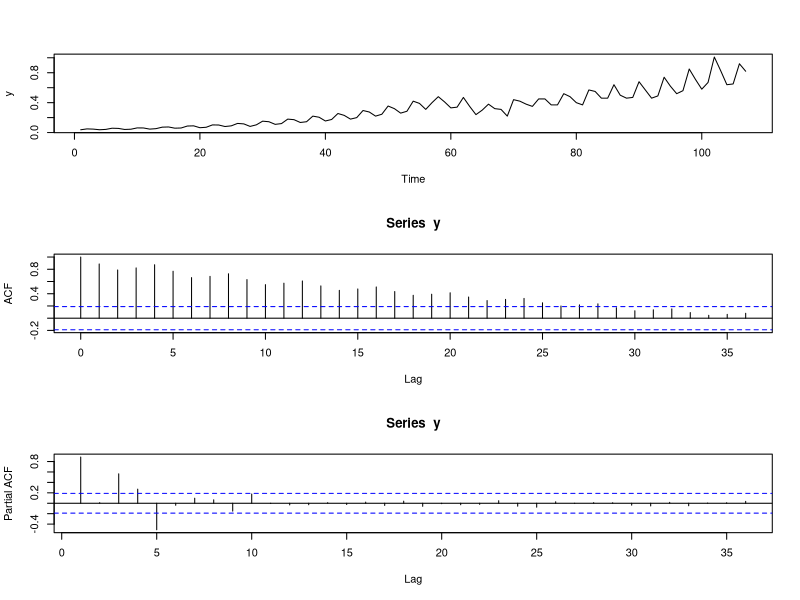
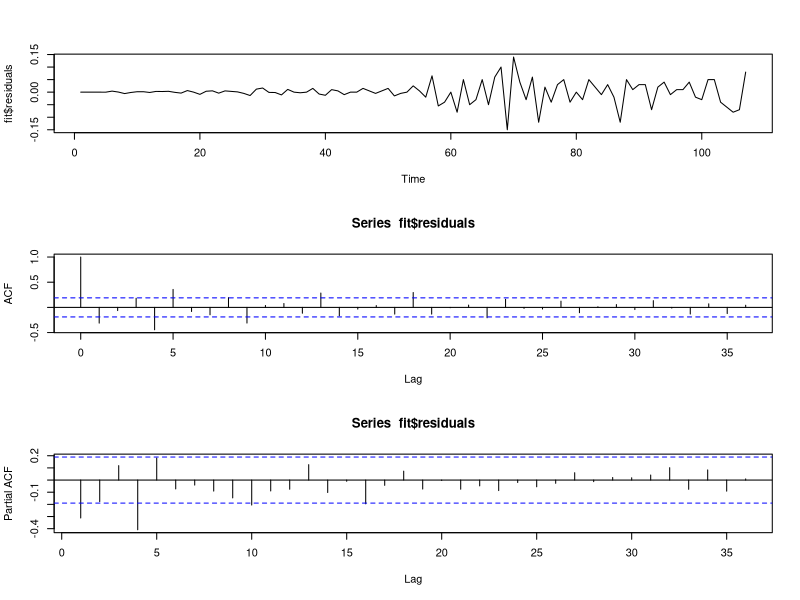
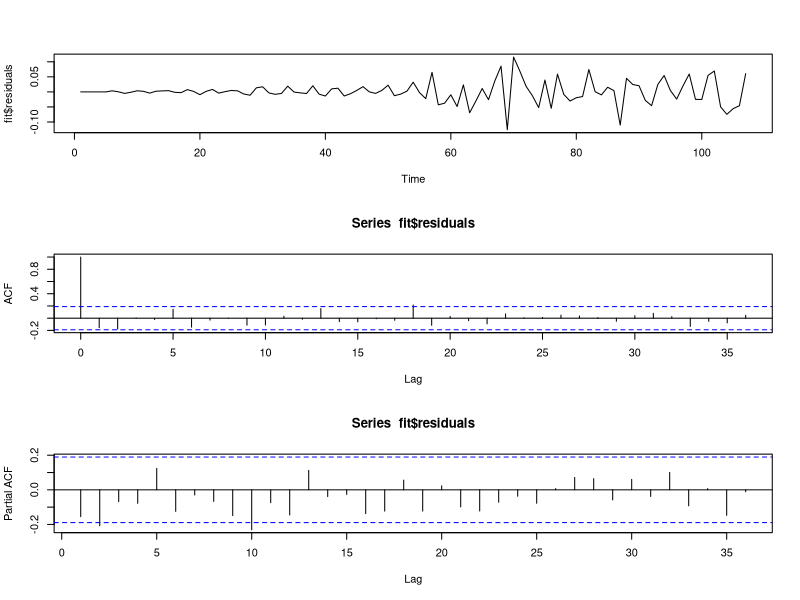
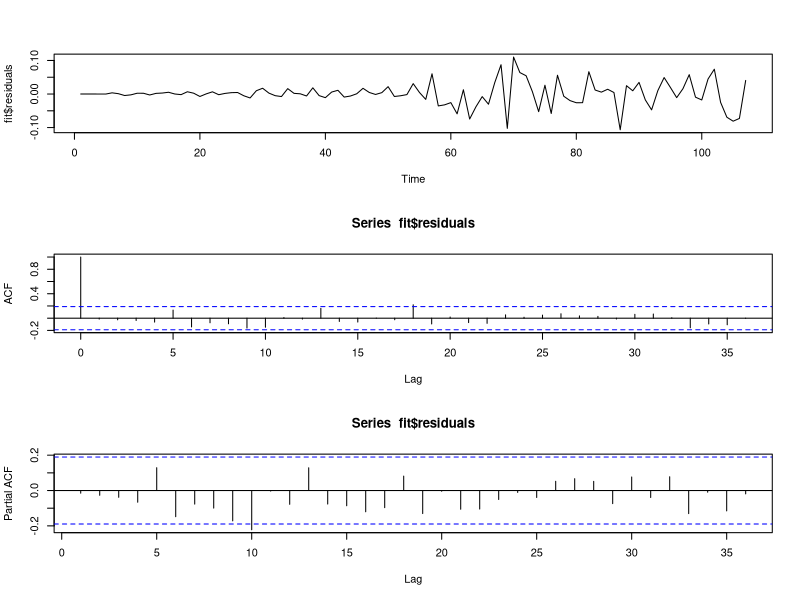
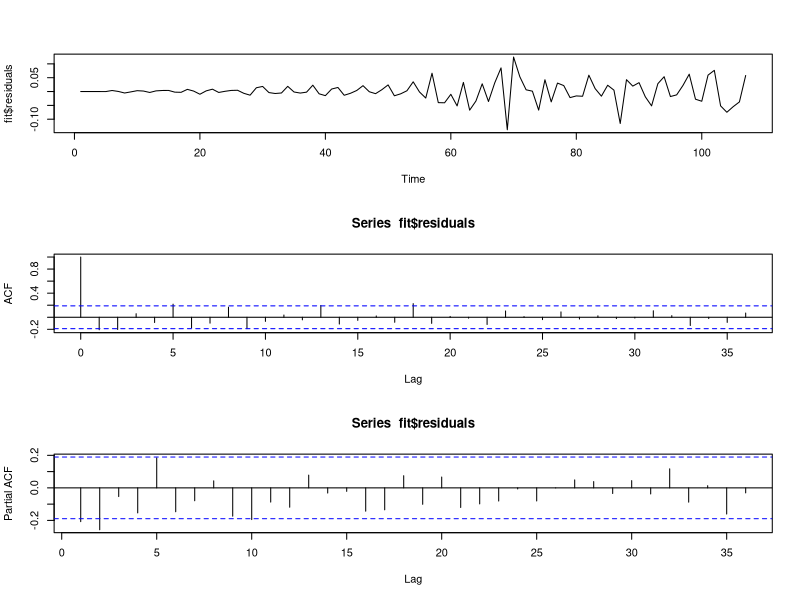
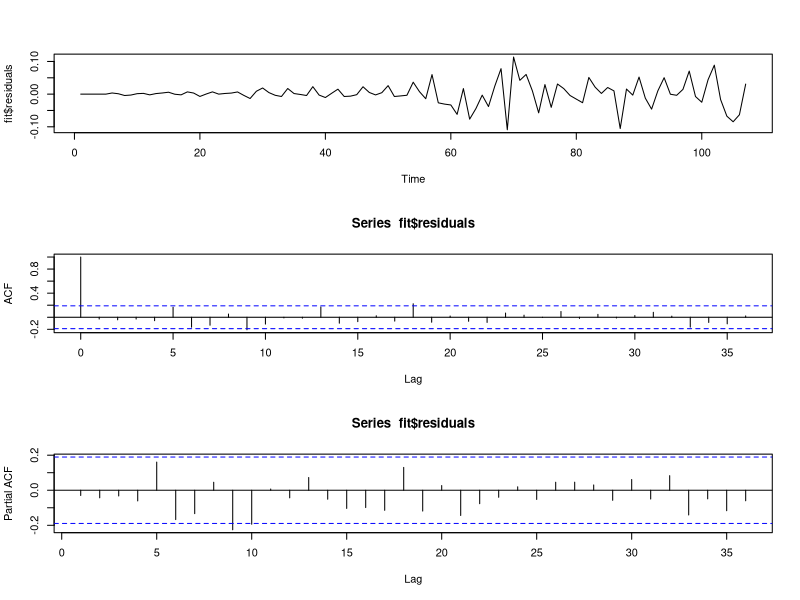
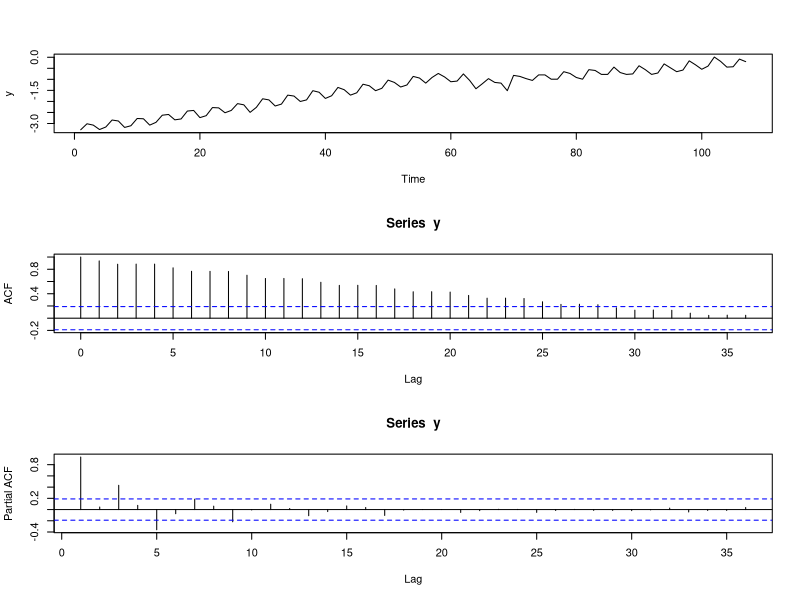
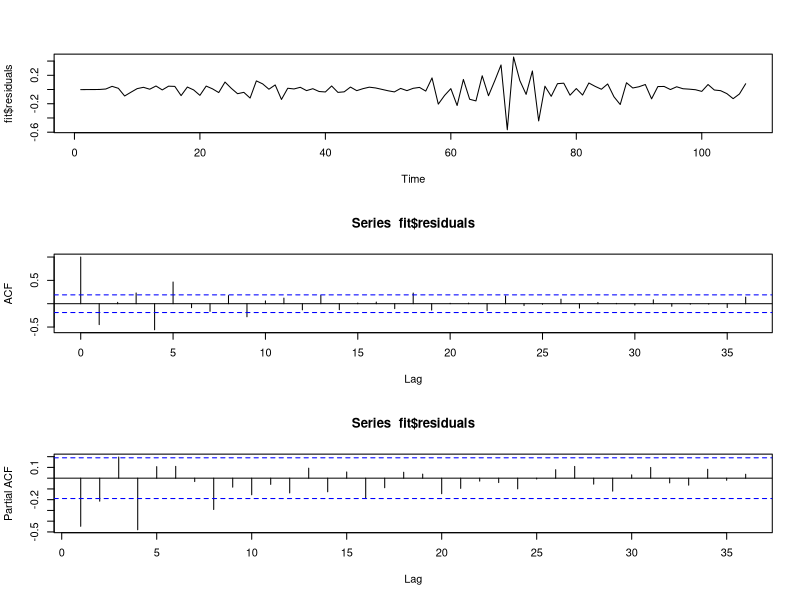

Reproduce these figures in R, in order.
#### Analyzing Coca Cola Earnings ####

#### 1. Loading the libraries ####

library(fBasics)
library(forecast) 

#### 2. Reading the data ####
data<-read.csv("coca_cola_earnings.csv",header=TRUE,sep=";",dec=",")
y<-data[,2] 

#### 3. Plotting the data and looking for stationnarity ####
par(mfrow=c(3,1))
ts.plot(y)
nlags=36   
acf(y,nlags) 
pacf(y,nlags)

## Quarterly data so we know s=4
s=4

## Now 2nd step, we identify the differences:

ndiffs(y, alpha=0.05, test=c("adf")) # regular differences? 

## So d=1

nsdiffs(y,m=s,test=c("ocsb"))  # seasonal differences? 

## D = 1

## Take d=1 and D=1
fit<-arima(y,order=c(0,1,0),seasonal=list(order=c(0,1,0),period=s)) 
fit

#### 4.lotting data after taking the differences ####
ts.plot(fit$residuals)
acf(fit$residuals,nlags)
pacf(fit$residuals,nlags) 

#### 5. Potential Models ####

arima(y,order=c(0,1,0),seasonal=list(order=c(1,1,0),period=s)) 
arima(y,order=c(0,1,0),seasonal=list(order=c(0,1,1),period=s)) 
arima(y,order=c(0,1,0),seasonal=list(order=c(0,1,2),period=s)) 
arima(y,order=c(0,1,18),seasonal=list(order=c(0,1,0),period=s))


#### 6. Running the first model ####

fit<-arima(y,order=c(0,1,0),seasonal=list(order=c(1,1,0),period=s))
fit

ts.plot(fit$residuals) 
acf(fit$residuals,nlags)
pacf(fit$residuals,nlags)

Box.test(fit$residuals,lag=24)

## WN residuals and significant parameters so could be potential model


#### 7. A second model based on first ####
fit<-arima(y,order=c(2,1,0),seasonal=list(order=c(1,1,0),period=s))
fit

ts.plot(fit$residuals) 
acf(fit$residuals,nlags)
pacf(fit$residuals,nlags)

Box.test(fit$residuals,lag=24)

## WN residuals and on the limit significant parameters so could be potential model


#### 8. Trying 3rd model #####
fit<-arima(y,order=c(0,1,0),seasonal=list(order=c(0,1,1),period=s))
fit

ts.plot(fit$residuals) 
acf(fit$residuals,nlags)
pacf(fit$residuals,nlags)

Box.test(fit$residuals,lag=24)
## WN not residuals so not a potential model


#### 8. Running 4th model based on 3rd #####
fit<-arima(y,order=c(2,1,0),seasonal=list(order=c(0,1,1),period=s))
fit

ts.plot(fit$residuals) 
acf(fit$residuals,nlags)
pacf(fit$residuals,nlags)

Box.test(fit$residuals,lag=24)

## WN residuals and significant parameters so could be potential model

#### 9. Final model chosen ####
fit<-arima(y,order=c(0,1,0),seasonal=list(order=c(1,1,0),period=s))
fit<-arima(y,order=c(2,1,0),seasonal=list(order=c(1,1,0),period=s))
fit<-arima(y,order=c(2,1,0),seasonal=list(order=c(0,1,1),period=s))

#### 10. Comparing all the models in terms of forecasting: RECURSIVE ####

#### 10.1 arima(y,order=c(0,1,0),seasonal=list(order=c(1,1,0),period=s)) ####
data<-read.csv("coca_cola_earnings.csv",header=TRUE,sep=";",dec=",")
y<-data[,2] 
n<-length(y)
n.estimation<-83 
n.forecasting<-n-n.estimation 
horizontes<-4 

predicc<-matrix(0,nrow=n.forecasting,ncol=horizontes)
real<-matrix(0,nrow=n.forecasting,ncol=1)
real<-y[(n.estimation+1):length(y)] 
MSFE<-matrix(0,nrow=horizontes,ncol=1)
MAPE<-matrix(0,nrow=horizontes,ncol=1)

for (Periods_ahead in 1:horizontes) {
  for (i in 1:n.forecasting) {
    aux.y<-y[1:(n.estimation-Periods_ahead+i)]; #instead of starting at 1, I start at i because rolling
    fit<-arima(aux.y,order=c(0,1,0),seasonal=list(order=c(1,1,0),period=s)); 
    y.pred<-predict(fit,n.ahead=Periods_ahead);
    predicc[i,Periods_ahead]<- y.pred$pred[Periods_ahead];
  }
  error<-real-predicc[,Periods_ahead];
  MSFE[Periods_ahead]<-mean(error^2);
  MAPE[Periods_ahead]<-mean(abs(error/real)) *100;
}
MSFE
MAPE

## Rolling Method:
predicc<-matrix(0,nrow=n.forecasting,ncol=horizontes)
real<-matrix(0,nrow=n.forecasting,ncol=1)
real<-y[(n.estimation+1):length(y)] 
MSFE<-matrix(0,nrow=horizontes,ncol=1)
MAPE<-matrix(0,nrow=horizontes,ncol=1)

for (Periods_ahead in 1:horizontes) {
  for (i in 1:n.forecasting) {
    aux.y<-y[i:(n.estimation-Periods_ahead+i)]; #instead of starting at 1, I start at i because rolling
    fit<-arima(aux.y,order=c(0,1,0),seasonal=list(order=c(1,1,0),period=s)); 
    y.pred<-predict(fit,n.ahead=Periods_ahead);
    predicc[i,Periods_ahead]<- y.pred$pred[Periods_ahead];
  }
  error<-real-predicc[,Periods_ahead];
  MSFE[Periods_ahead]<-mean(error^2);
  MAPE[Periods_ahead]<-mean(abs(error/real)) *100;
}
MSFE
MAPE


#### 10.2 arima(y,order=c(2,1,0),seasonal=list(order=c(1,1,0),period=s)) ####
data<-read.csv("coca_cola_earnings.csv",header=TRUE,sep=";",dec=",")
y<-data[,2] 
n<-length(y)
n.estimation<-83 
n.forecasting<-n-n.estimation 
horizontes<-4 

predicc<-matrix(0,nrow=n.forecasting,ncol=horizontes)
real<-matrix(0,nrow=n.forecasting,ncol=1)
real<-y[(n.estimation+1):length(y)] 
MSFE<-matrix(0,nrow=horizontes,ncol=1)
MAPE<-matrix(0,nrow=horizontes,ncol=1)

for (Periods_ahead in 1:horizontes) {
  for (i in 1:n.forecasting) {
    aux.y<-y[1:(n.estimation-Periods_ahead+i)]; #instead of starting at 1, I start at i because rolling
    fit<-arima(aux.y,order=c(2,1,0),seasonal=list(order=c(1,1,0),period=s)); 
    y.pred<-predict(fit,n.ahead=Periods_ahead);
    predicc[i,Periods_ahead]<- y.pred$pred[Periods_ahead];
  }
  error<-real-predicc[,Periods_ahead];
  MSFE[Periods_ahead]<-mean(error^2);
  MAPE[Periods_ahead]<-mean(abs(error/real)) *100;
}
MSFE
MAPE


#### 10.3 arima(y,order=c(2,1,0),seasonal=list(order=c(0,1,1),period=s)) ####
data<-read.csv("coca_cola_earnings.csv",header=TRUE,sep=";",dec=",")
y<-data[,2] 
n<-length(y)
n.estimation<-83 
n.forecasting<-n-n.estimation 
horizontes<-4 

predicc<-matrix(0,nrow=n.forecasting,ncol=horizontes)
real<-matrix(0,nrow=n.forecasting,ncol=1)
real<-y[(n.estimation+1):length(y)] 
MSFE<-matrix(0,nrow=horizontes,ncol=1)
MAPE<-matrix(0,nrow=horizontes,ncol=1)

for (Periods_ahead in 1:horizontes) {
  for (i in 1:n.forecasting) {
    aux.y<-y[1:(n.estimation-Periods_ahead+i)]; #instead of starting at 1, I start at i because rolling
    fit<-arima(aux.y,order=c(2,1,0),seasonal=list(order=c(0,1,1),period=s)); 
    y.pred<-predict(fit,n.ahead=Periods_ahead);
    predicc[i,Periods_ahead]<- y.pred$pred[Periods_ahead];
  }
  error<-real-predicc[,Periods_ahead];
  MSFE[Periods_ahead]<-mean(error^2);
  MAPE[Periods_ahead]<-mean(abs(error/real)) *100;
}
MSFE
MAPE

#### 11 Model with Logs ####
y<-log(y)

## Plotting the data and looking for stationnarity ##
par(mfrow=c(3,1))
ts.plot(y)
nlags=36   
acf(y,nlags) 
pacf(y,nlags)

## Quarterly data so we know s=4
s=4

## Now 2nd step, we identify the differences:

ndiffs(y, alpha=0.05, test=c("adf")) # regular differences? 

## So d=1

nsdiffs(y,m=s,test=c("ocsb"))  # seasonal differences? 

## D = 1

## Take d=1 and D=1
fit<-arima(y,order=c(0,1,0),seasonal=list(order=c(0,1,0),period=s)) 
fit
ts.plot(fit$residuals) 
acf(fit$residuals,nlags)
pacf(fit$residuals,nlags)

Box.test(fit$residuals,lag=24)

## Potential Model 1##
fit<-arima(y,order=c(1,1,0),seasonal=list(order=c(1,1,0),period=s))
fit
ts.plot(fit$residuals) 
acf(fit$residuals,nlags)
pacf(fit$residuals,nlags)
Box.test(fit$residuals,lag=24)

## Potential Model 2##
fit<-arima(y,order=c(1,1,0),seasonal=list(order=c(2,1,0),period=s))
fit
ts.plot(fit$residuals) 
acf(fit$residuals,nlags)
pacf(fit$residuals,nlags)
Box.test(fit$residuals,lag=24)


#### 12. Running the forecast for the log model ####

#### 12.1 arima(y,order=c(1,1,0),seasonal=list(order=c(1,1,0),period=s)) ####
data<-read.csv("coca_cola_earnings.csv",header=TRUE,sep=";",dec=",")
y<-data[,2] 
n<-length(y)
n.estimation<-83 
n.forecasting<-n-n.estimation
horizontes<-4 

predicc<-matrix(0,nrow=n.forecasting,ncol=horizontes)
real<-matrix(0,nrow=n.forecasting,ncol=1)
real<-y[(n.estimation+1):length(y)]
MSFE<-matrix(0,nrow=horizontes,ncol=1)
MAPE<-matrix(0,nrow=horizontes,ncol=1)


for (Periods_ahead in 1:horizontes) { 
  for (i in 1:n.forecasting) { 
    aux.y<-y[1:(n.estimation-Periods_ahead+i)]; 
    fit<-arima(log(aux.y),order=c(1,1,0),seasonal=list(order=c(1,1,0),period=s)); 
    y.pred<-predict(fit,n.ahead=Periods_ahead);
    predicc[i,Periods_ahead]<- exp(y.pred$pred[Periods_ahead]);
  }
  error<-real-predicc[,Periods_ahead]; 
  MSFE[Periods_ahead]<-mean(error^2);
  MAPE[Periods_ahead]<-mean(abs(error/real)) *100;
}
MSFE
MAPE

#### 12.1 arima(y,order=c(1,1,0),seasonal=list(order=c(2,1,0),period=s)) ####
data<-read.csv("coca_cola_earnings.csv",header=TRUE,sep=";",dec=",")
y<-data[,2] 
n<-length(y)
n.estimation<-83 
n.forecasting<-n-n.estimation
horizontes<-4 

predicc<-matrix(0,nrow=n.forecasting,ncol=horizontes)
real<-matrix(0,nrow=n.forecasting,ncol=1)
real<-y[(n.estimation+1):length(y)]
MSFE<-matrix(0,nrow=horizontes,ncol=1)
MAPE<-matrix(0,nrow=horizontes,ncol=1)


for (Periods_ahead in 1:horizontes) { 
  for (i in 1:n.forecasting) { 
    aux.y<-y[1:(n.estimation-Periods_ahead+i)]; 
    fit<-arima(log(aux.y),order=c(1,1,0),seasonal=list(order=c(2,1,0),period=s)); 
    y.pred<-predict(fit,n.ahead=Periods_ahead);
    predicc[i,Periods_ahead]<- exp(y.pred$pred[Periods_ahead]);
  }
  error<-real-predicc[,Periods_ahead]; 
  MSFE[Periods_ahead]<-mean(error^2);
  MAPE[Periods_ahead]<-mean(abs(error/real)) *100;
}
MSFE
MAPE
